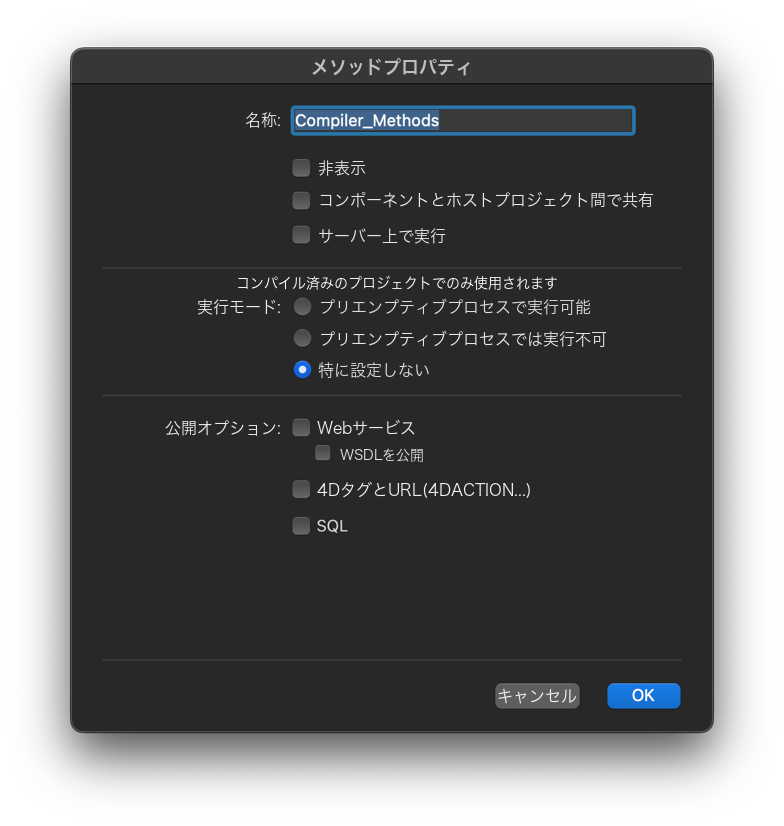
#> input picture figures/fig-01-ja.png, 784 x 826 px
$ python -i render_demo_screenshots.py   (imports and definitions only)
#> lines starting #> are read from the running program, lines starting #| are printed output that depends on the picture; after the words box and inside, x2 and y2 are one past the last pixel; in counts of white or black regions, pixels touching at a corner belong together
#> further down, picture is the input picture: PIL image 784x826 RGB; mean R, G, B 103.7, 104.4, 105.7
#!/usr/bin/env python3
"""Make Hiragino Sans review drafts for demo screenshots, without enabling them."""

import argparse
import ctypes as C
import hashlib
import io
import json
import sys
import unicodedata
from collections import Counter
from pathlib import Path

import PIL
from PIL import Image, ImageChops, ImageDraw, ImageFilter, ImageFont, features

import config
from prepare_demo_screenshot_labels import RESOURCE, read_units

ROOT = config.ROOT
# [1 line that did not run here, left out]
ARTIFACTS = Path("figures/localisation/hiragino")
# [1 line that did not run here, left out]

# Rectangles are source-image pixels; none include a control border or example value.
REGIONS = {
    "MPM_WindowTitle": ((694, 88, 1060, 121), 1200, 26, 6, 877, 115, "center", (260, 82, 1500, 126)),
    "MPM_Methods": ((158, 181, 262, 209), 550, 24, 6, 160, 205, "left", (157, 179, 579, 211)),
    "MPM_FilterLabel": ((632, 178, 1019, 211), 1625, 26, 3, 632, 204, "left", (630, 176, 1605, 212)),
    "MPM_EditLabel:1": ((632, 341, 1535, 371), 1625, 26, 3, 632, 365, "left", (632, 338, 1605, 371)),
    "MPM_EditLabel:2": ((632, 372, 952, 403), 1625, 26, 3, 632, 395, "left", (632, 369, 1605, 405)),
    "MPM_Apply": ((1084, 419, 1159, 451), 1054, 26, 3, 1122, 444, "center", (1049, 416, 1196, 452)),
    "MPM_Remove": ((1270, 419, 1374, 451), 1254, 26, 3, 1322, 444, "center", (1249, 416, 1396, 452)),
    "MPM_Capable": ((1068, 418, 1174, 451), 1054, 26, 3, 1122, 444, "center", (1049, 416, 1196, 452)),
    "MPM_Incapable": ((1262, 418, 1382, 451), 1254, 26, 3, 1322, 444, "center", (1249, 416, 1396, 452)),
    "MPM_Indifferent": ((1461, 416, 1586, 448), 1454, 26, 3, 1522, 444, "center", (1449, 414, 1596, 452)),
    "MPM_Count": ((344, 837, 455, 874), 600, 36, 3, 156, 869, "left", (155, 833, 463, 879)),
    "CommonClose": ((1484, 842, 1561, 873), 1454, 26, 3, 1522, 867, "center", (1449, 840, 1596, 876)),
    "read_any": ((638, 222, 696, 254), 800, 26, 3, 641, 247, "left", (638, 220, 942, 257)),
    "write_any": ((638, 419, 696, 451), 800, 26, 3, 641, 444, "left", (638, 415, 942, 453)),
    "MPM_ChoicePreemptive": ((638, 418, 780, 452), 800, 26, 3, 641, 444, "left", (638, 415, 942, 453)),
}


class FigureFitError(ValueError):
    def __init__(self, message, details=None):
        super().__init__(message)
        self.details = details or {}


# [82 lines left out: functions bind, verify_native_font, load_fonts, not called in this run]


def protected_pixels(image):
    red, green, blue = image.split()
    high = ImageChops.lighter(ImageChops.lighter(red, green), blue)
    low = ImageChops.darker(ImageChops.darker(red, green), blue)
    protected = ImageChops.subtract(high, low).point(lambda value: 255 if value > 35 else 0)
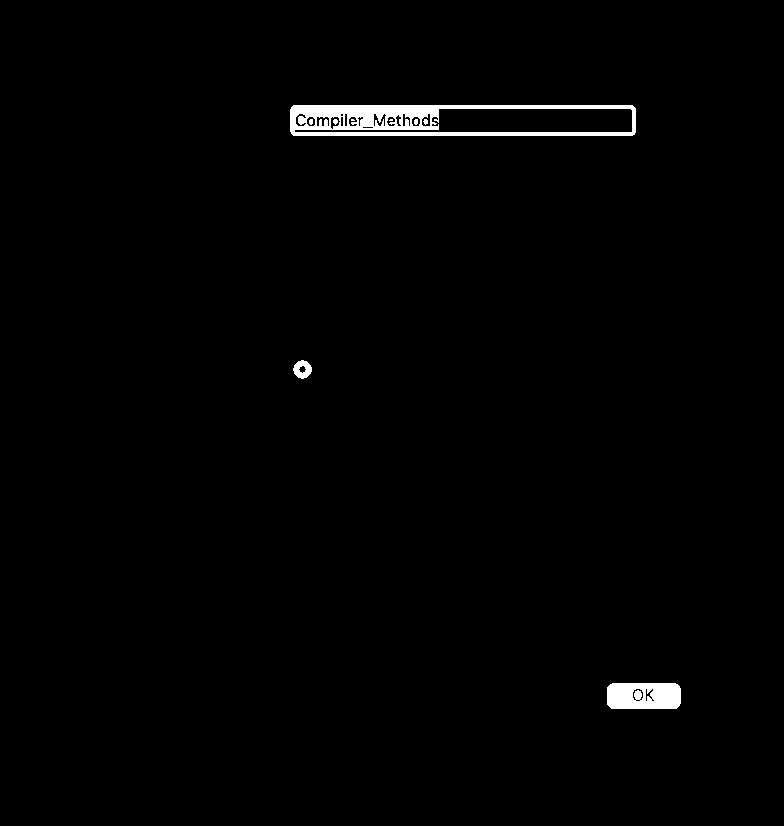
#> protected: PIL image 784x826 L; 1.1% white; 9 white regions (2 under 20 px), largest, box (x1, y1, x2, y2) and area: (290, 105, 636, 136) 5266, (607, 683, 681, 709) 1807, (293, 360, 312, 379) 233
    protected = protected.filter(ImageFilter.MaxFilter(5))
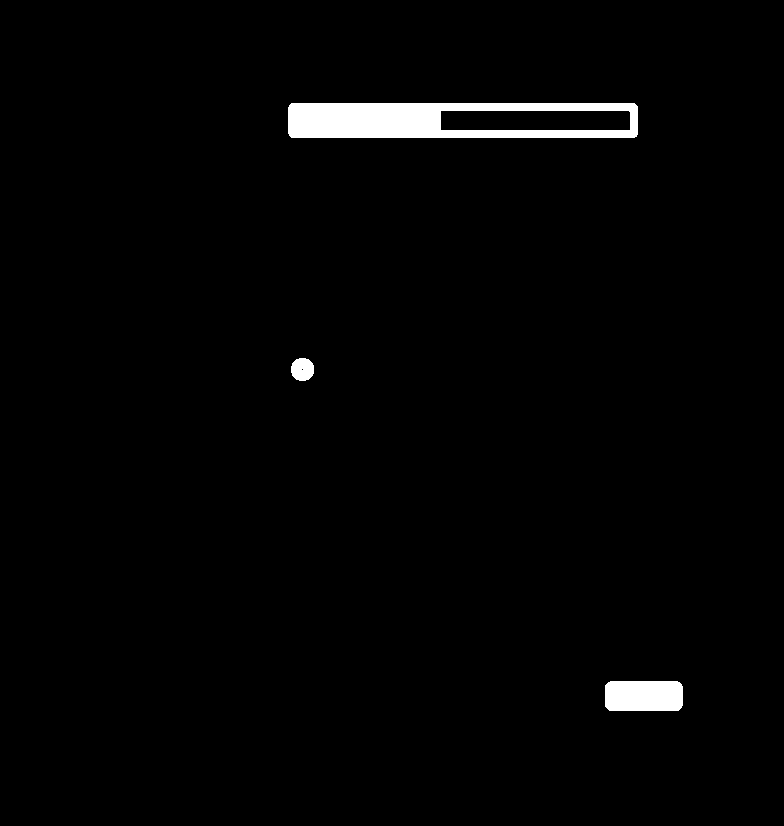
#> protected: PIL image 784x826 L; 1.8% white; 3 white regions, box (x1, y1, x2, y2) and area: (288, 103, 638, 138) 8635, (605, 681, 683, 711) 2296, (291, 358, 314, 381) 430
    borders = Image.new("L", image.size)
#> borders: PIL image 784x826 L; every value is 0
    border_draw = ImageDraw.Draw(borders)
    for box in [(632, 218, 988, 262), (632, 414, 988, 455),
                (1044, 414, 1200, 455), (1244, 414, 1400, 455),
                (1444, 412, 1600, 455), (1444, 838, 1600, 881)]:
        border_draw.rectangle(box, outline=255, width=3)
    protected = ImageChops.lighter(protected, borders)
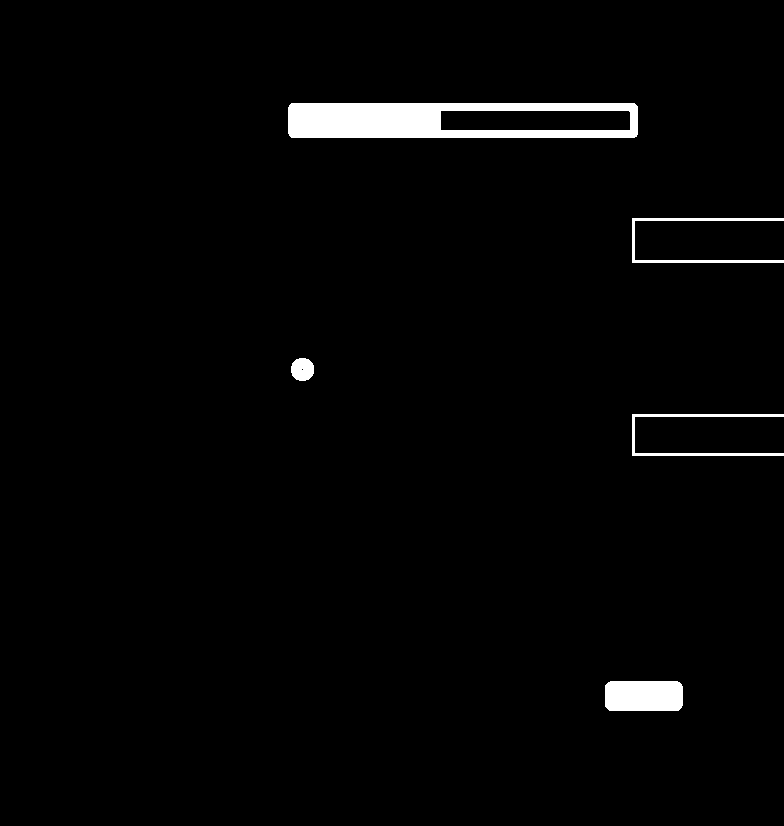
#> protected: PIL image 784x826 L; 2.1% white; 5 white regions, box (x1, y1, x2, y2) and area: (288, 103, 638, 138) 8635, (605, 681, 683, 711) 2296, (632, 218, 784, 263) 1029, (632, 414, 784, 456) 1020, (291, 358, 314, 381) 430
    draw = ImageDraw.Draw(protected)
    for box in [(154, 212, 583, 808), (472, 831, 584, 882),
                (154, 210, 583, 214), (948, 214, 987, 264), (948, 410, 987, 460)]:
        draw.rectangle(box, fill=255)
    return protected


# [319 lines left out: functions erase_text, region_for, changed_pixels, widen_annotation, render_figure, encode_png and 2 more, not called in this run]


# [2 lines not run here, left out]

>>> from PIL import Image
>>> picture = Image.open('../figures/fig-01-ja.png')
>>> result = protected_pixels(picture)
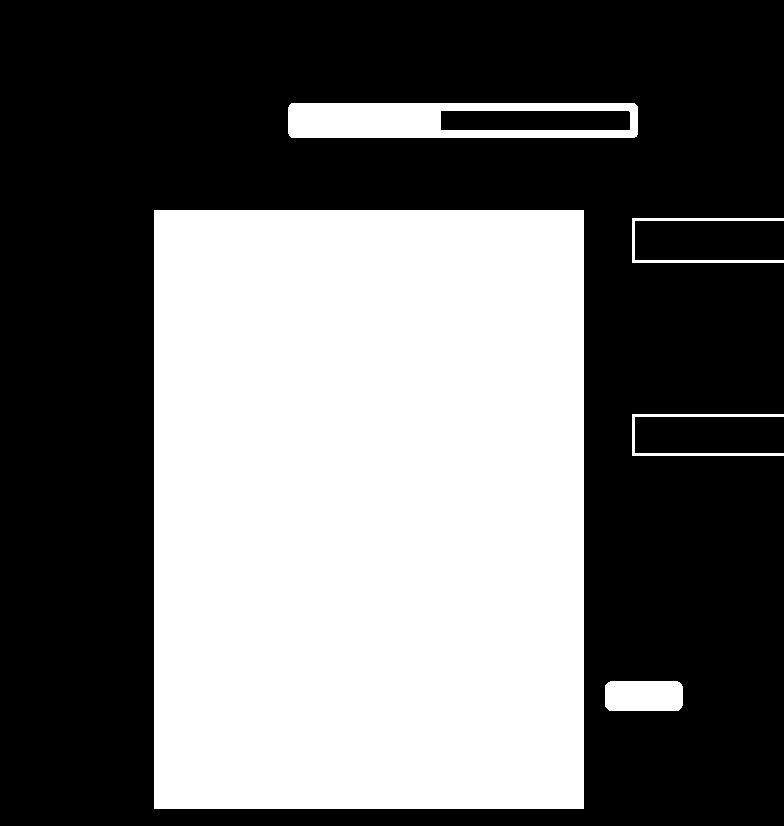
#> result: PIL image 784x826 L; 41.8% white; 5 white regions, box (x1, y1, x2, y2) and area: (154, 210, 584, 809) 257570, (288, 103, 638, 138) 8635, (605, 681, 683, 711) 2296, (632, 218, 784, 263) 1029, (632, 414, 784, 456) 1020

$ run again, on figures/fig-04-ja.png
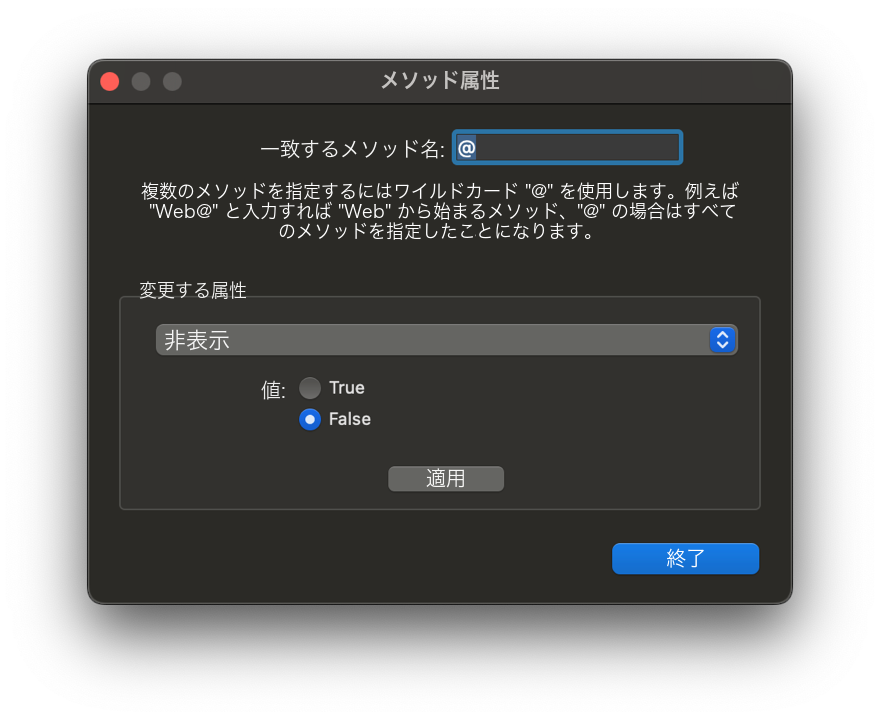
#> input picture figures/fig-04-ja.png, 880 x 720 px
#> picture is the input picture: PIL image 880x720 RGB; mean R, G, B 122.7, 123.1, 122.2
#> in protected_pixels, `protected = ImageChops.subtract(high, low).point(lambda value: 255 if ..`:
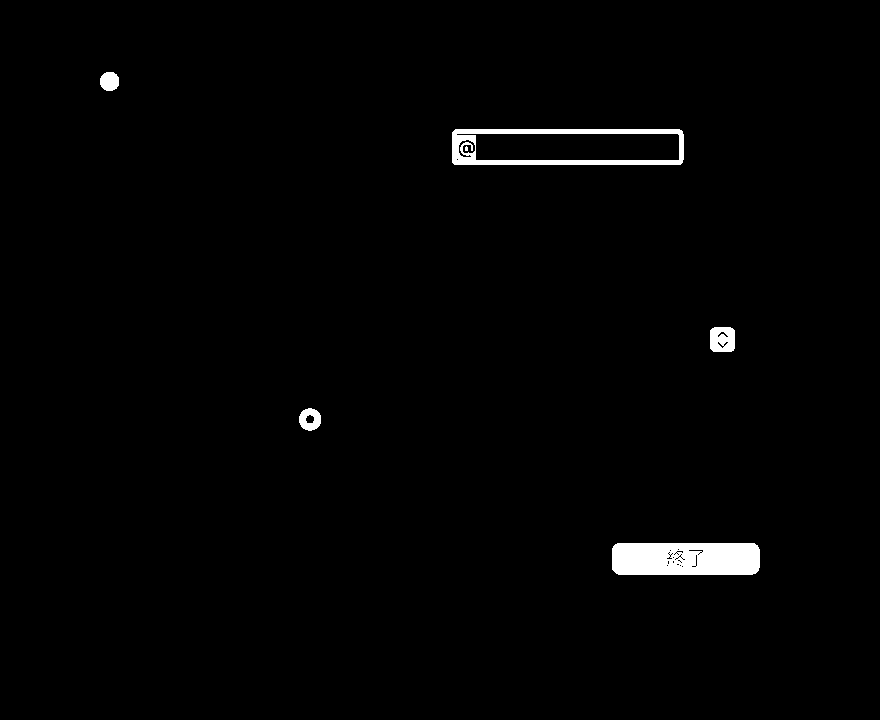
#> protected: PIL image 880x720 L; 1.4% white; 6 white regions (1 under 20 px), largest, box (x1, y1, x2, y2) and area: (612, 543, 760, 575) 4586, (452, 129, 684, 165) 2890, (710, 327, 735, 352) 563, (299, 408, 321, 431) 347, (100, 72, 119, 91) 298
#> borders: PIL image 880x720 L; every value is 0
#> `result = protected_pixels(picture)`:
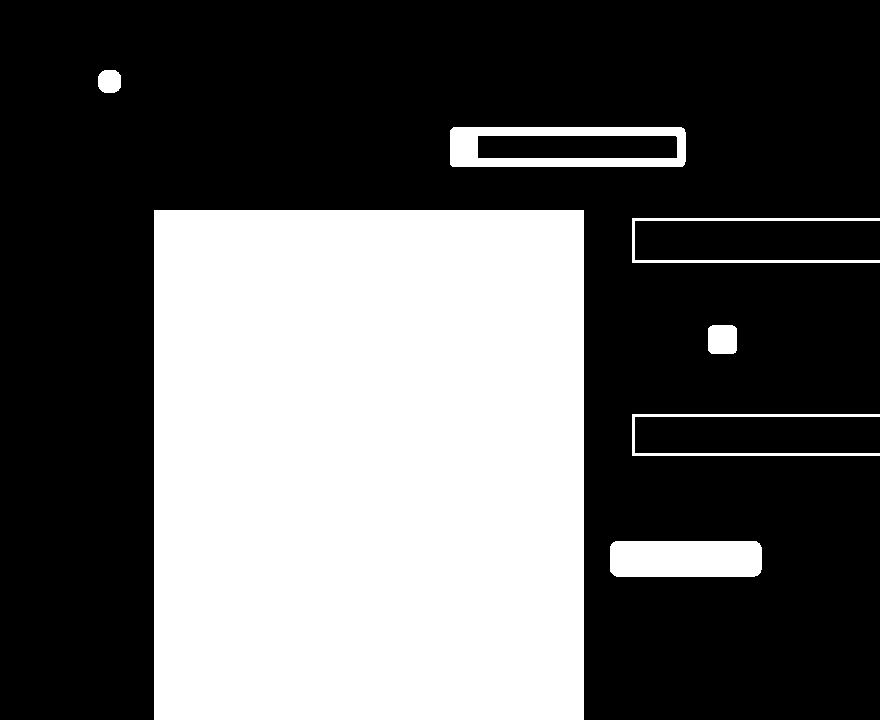
#> result: PIL image 880x720 L; 37% white; 7 white regions, largest, box (x1, y1, x2, y2) and area: (154, 210, 584, 720) 219300, (610, 541, 762, 577) 5410, (450, 127, 686, 167) 5037
